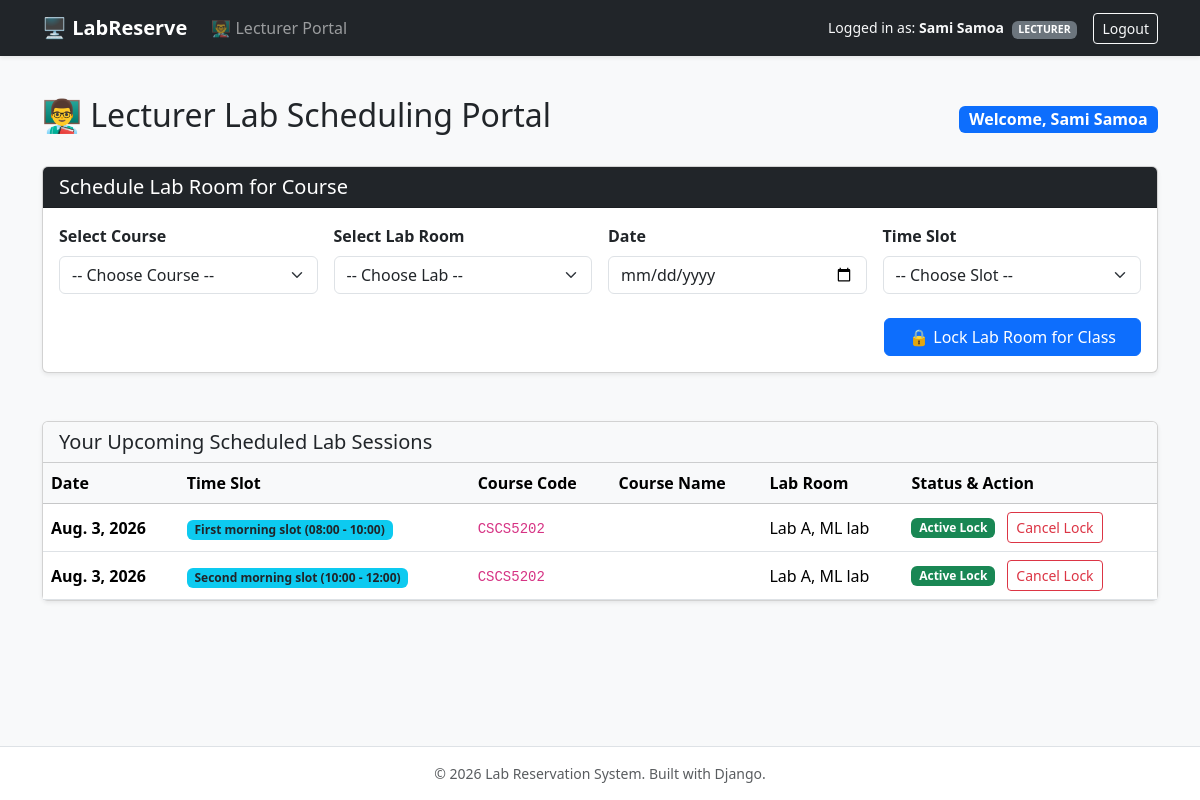
/lecturer/ (signed in), run on an earlier commit of the app's database.
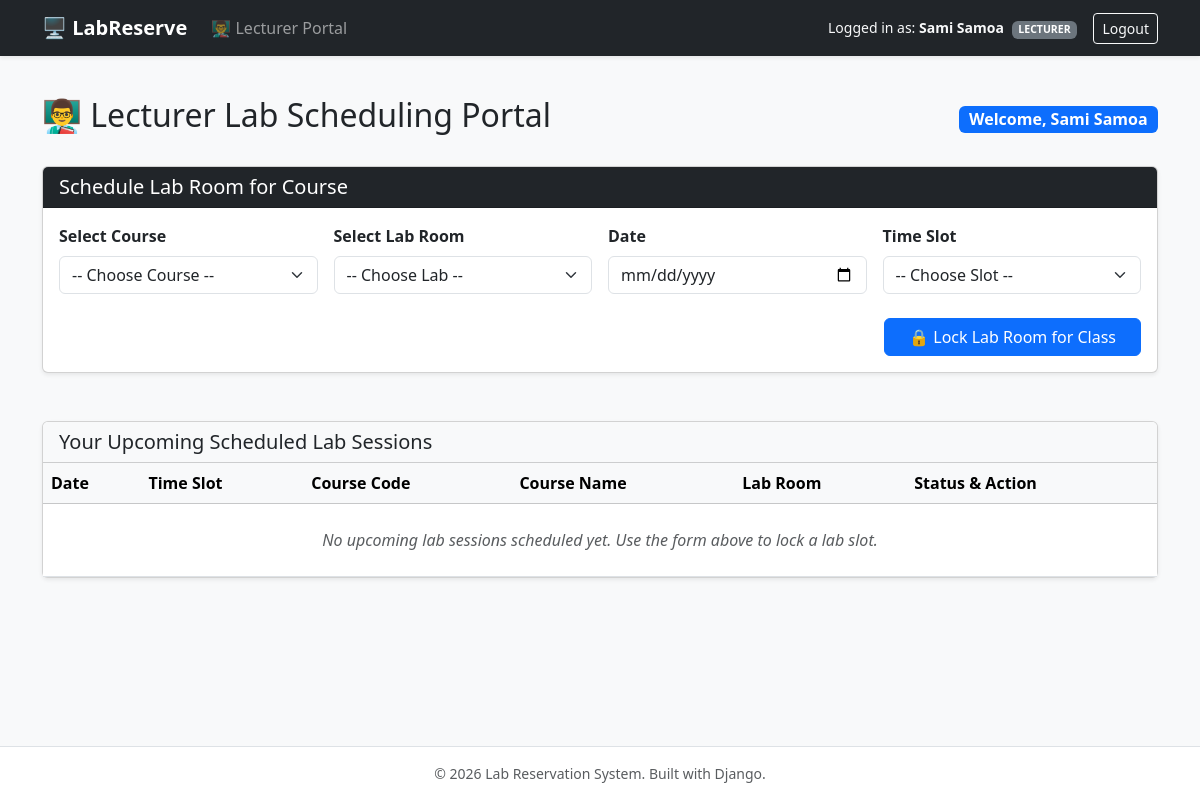
And on a later commit of the database.
### accounts/models.py (models this page shows, shortened)
class User(AbstractUser):
    class Role(models.TextChoices):
        STUDENT = 'STUDENT', 'Student'
        LECTURER = 'LECTURER', 'Lecturer'
        MAINTENANCE = 'MAINTENANCE', 'Maintenance Staff'
        ADMIN = 'ADMIN', 'System Administrator'
    id = models.UUIDField(primary_key=True, default=uuid.uuid4, editable=False)
    email = models.EmailField(unique=True)
    role = models.CharField(
        max_length=20,
        choices=Role.choices,
        default=Role.STUDENT,
        help_text="Designates the access control role for this user."
    )
    USERNAME_FIELD = 'email'
    REQUIRED_FIELDS = ['username', 'first_name', 'last_name']

### labs/models.py (models this page shows, shortened)
class ClassBooking(models.Model):
    id = models.UUIDField(primary_key=True, default=uuid.uuid4, editable=False)
    lab = models.ForeignKey(Lab, on_delete=models.CASCADE, related_name='class_bookings')
    course = models.ForeignKey(Course, on_delete=models.CASCADE, related_name='lab_bookings')
    lecturer = models.ForeignKey(
        settings.AUTH_USER_MODEL,
        on_delete=models.CASCADE,
        related_name='class_bookings',
        limit_choices_to={'role': 'LECTURER'}
    )
    date = models.DateField()
    time_slot = models.ForeignKey(TimeSlot, on_delete=models.CASCADE, related_name='class_bookings')
    created_at = models.DateTimeField(auto_now_add=True)
    class Meta:
        unique_together = ('lab', 'date', 'time_slot')
        ordering = ['date', 'time_slot__start_time']

class TimeSlot(models.Model):
    id = models.UUIDField(primary_key=True, default=uuid.uuid4, editable=False)
    label = models.CharField(max_length=50, help_text="e.g. Morning Slot 1 (08:00 - 10:00)")
    start_time = models.TimeField()
    end_time = models.TimeField()
    class Meta:
        ordering = ['start_time']

class Lab(models.Model):
    id = models.UUIDField(primary_key=True, default=uuid.uuid4, editable=False)
    name = models.CharField(max_length=100, unique=True, help_text="e.g. Lab A - Computer Science Building")
    building_location = models.CharField(max_length=150, help_text="e.g. Block B, Floor 2")
    capacity = models.PositiveIntegerField(help_text="Maximum total workstations in this lab")
    is_active = models.BooleanField(default=True, help_text="Designates whether the lab facility is currently operational")
    created_at = models.DateTimeField(auto_now_add=True)
    class Meta:
        ordering = ['name']

### academics/models.py (models this page shows, shortened)
class Course(models.Model):
    id = models.UUIDField(primary_key=True, default=uuid.uuid4, editable=False)
    course_code = models.CharField(max_length=20, unique=True, help_text="e.g. CS101")
    course_name = models.CharField(max_length=150)
    lecturer = models.ForeignKey(
        settings.AUTH_USER_MODEL,
        on_delete=models.CASCADE,
        related_name='taught_courses',
        limit_choices_to={'role': 'LECTURER'}
    )
    created_at = models.DateTimeField(auto_now_add=True)
    class Meta:
        ordering = ['course_code']

### labs/views.py (the view, shortened to what this page needs)
# urls.py: path('lecturer/', views.lecturer_dashboard, name='lecturer_dashboard'),
@login_required
@lecturer_required
def lecturer_dashboard(request):
    courses = Course.objects.filter(lecturer=request.user)
    labs = Lab.objects.filter(is_active=True)
    time_slots = TimeSlot.objects.all()
    my_class_bookings = ClassBooking.objects.filter(lecturer=request.user, date__gte=now().date())
    context = {
        'courses': courses,
        'labs': labs,
        'time_slots': time_slots,
        'my_class_bookings': my_class_bookings,
    }
    return render(request, 'labs/lecturer_dashboard.html', context)

### templates/labs/lecturer_dashboard.html (shortened to what this page needs)
{% extends 'base.html' %}
{% block content %}
<div class="container my-4">
  <div class="d-flex justify-content-between align-items-center mb-4">
    <h2>👨‍🏫 Lecturer Lab Scheduling Portal</h2>
    <span class="badge bg-primary fs-6">Welcome, {{ request.user.get_full_name|default:request.user.username }}</span>
  </div>
  <div class="card shadow-sm mb-5">
    <div class="card-header bg-dark text-white">
      <h5 class="card-title mb-0">Schedule Lab Room for Course</h5>
    </div>
    <div class="card-body">
      <form method="POST" action="{% url 'labs:lecturer_dashboard' %}">
        <div class="row g-3">
          <div class="col-md-3">
            <label class="form-label fw-bold">Select Course</label>
            <select name="course" class="form-select" required>
              <option value="">-- Choose Course --</option>
            </select>
          </div>
          <div class="col-md-3">
            <label class="form-label fw-bold">Select Lab Room</label>
            <select name="lab" class="form-select" required>
              <option value="">-- Choose Lab --</option>
            </select>
          </div>
          <div class="col-md-3">
            <label class="form-label fw-bold">Date</label>
            <input type="date" name="date" class="form-control" required min="{{ today|date:'Y-m-d' }}">
          </div>
          <div class="col-md-3">
            <label class="form-label fw-bold">Time Slot</label>
            <select name="time_slot" class="form-select" required>
              <option value="">-- Choose Slot --</option>
            </select>
          </div>
        </div>
        <div class="mt-4 text-end">
          <button type="submit" class="btn btn-primary px-4">
            🔒 Lock Lab Room for Class
          </button>
        </div>
      </form>
    </div>
  </div>
  <div class="card shadow-sm">
    <div class="card-header bg-light">
      <h5 class="card-title mb-0">Your Upcoming Scheduled Lab Sessions</h5>
    </div>
    <div class="card-body p-0">
      <div class="table-responsive">
        <table class="table table-hover align-middle mb-0">
          <thead class="table-light">
            <tr>
              <th>Date</th>
              <th>Time Slot</th>
              <th>Course Code</th>
              <th>Course Name</th>
              <th>Lab Room</th>
              <th>Status & Action</th>
            </tr>
          </thead>
          <tbody>
            {% for booking in my_class_bookings %}
              <tr>
                <td class="fw-bold">{{ booking.date }}</td>
                <td>
                  <span class="badge bg-info text-dark">
                    {{ booking.time_slot.label }} ({{ booking.time_slot.start_time|time:"H:i" }} - {{ booking.time_slot.end_time|time:"H:i" }})
                  </span>
                </td>
                <td><code>{{ booking.course.course_code }}</code></td>
                <td>{{ booking.course.title }}</td>
                <td>{{ booking.lab.name }}</td>
                <td>
                  <span class="badge bg-success me-2">Active Lock</span>
                  <button type="button" class="btn btn-sm btn-outline-danger" data-bs-toggle="modal" data-bs-target="#cancelModal{{ booking.id }}">
                    Cancel Lock
                  </button>
                </td>
              </tr>
            {% empty %}
              <tr>
                <td colspan="6" class="text-center py-4 text-muted">
                  <em>No upcoming lab sessions scheduled yet. Use the form above to lock a lab slot.</em>
                </td>
              </tr>
            {% endfor %}
          </tbody>
        </table>
      </div>
    </div>
  </div>
</div>
{% endblock %}

### templates/base.html (shortened to what this page needs)
<!DOCTYPE html>
<html lang="en">
<head>
    <link href="https://cdn.jsdelivr.net/npm/bootstrap@5.3.2/dist/css/bootstrap.min.css" rel="stylesheet">
</head>
<body class="d-flex flex-column min-vh-100 bg-light">
    <nav class="navbar navbar-expand-lg navbar-dark bg-dark shadow-sm">
        <div class="container">
            <a class="navbar-brand fw-bold" href="{% url 'labs:root_redirect' %}">
                🖥️ LabReserve
            </a>
            <div class="collapse navbar-collapse" id="navbarNav">
                <ul class="navbar-nav me-auto mb-2 mb-lg-0">
                    {% if user.is_authenticated %}
                        {% if user.role == 'STUDENT' or not user.is_staff and user.role != 'LECTURER' %}
                            <li class="nav-item">
                                <a class="nav-link {% if request.resolver_match.url_name == 'labs:student_dashboard' %}active{% endif %}" href="{% url 'labs:student_dashboard' %}">
                                    🎓 Student Portal
                                </a>
                            </li>
                        {% elif user.role == 'LECTURER' %}
                            <li class="nav-item">
                                <a class="nav-link {% if request.resolver_match.url_name == 'labs:lecturer_dashboard' %}active{% endif %}" href="{% url 'labs:lecturer_dashboard' %}">
                                    👨‍🏫 Lecturer Portal
                                </a>
                            </li>
                        {% endif %}
                    {% endif %}
                </ul>
                <div class="d-flex align-items-center gap-3">
                    {% if user.is_authenticated %}
                        <span class="text-light small">
                            Logged in as: <strong>{{ user.get_full_name|default:user.username }}</strong>
                            <span class="badge bg-secondary ms-1">{{ user.role|default:"User" }}</span>
                        </span>
                        <form method="POST" action="{% url 'accounts:logout' %}" class="d-inline">
                            <button type="submit" class="btn btn-outline-light btn-sm">Logout</button>
                        </form>
                    {% else %}
                        <a href="{% url 'accounts:login' %}" class="btn btn-outline-light btn-sm">Login</a>
                    {% endif %}
                </div>
            </div>
        </div>
    </nav>
    <main class="flex-grow-1">
        {% block content %}
        {% endblock %}
    </main>
    <footer class="bg-white border-top py-3 mt-5 text-center text-muted small">
        <div class="container">
            <span>&copy; {% now "Y" %} Lab Reservation System. Built with Django.</span>
        </div>
    </footer>
</body>
</html>

What changed in the data, as far as the page shows it:
removed ClassBooking: date "Aug. 3, 2026", time_slot.label "First morning slot", time_slot.start_time "08:00", time_slot.end_time "10:00", course.course_code "CSCS5202", lab.name "Lab A, ML lab"
removed ClassBooking: date "Aug. 3, 2026", time_slot.label "Second morning slot", time_slot.start_time "10:00", time_slot.end_time "12:00", course.course_code "CSCS5202", lab.name "Lab A, ML lab"
Also different on the page:
text now shown: "No upcoming lab sessions scheduled yet. Use the form above to lock a lab slot."
